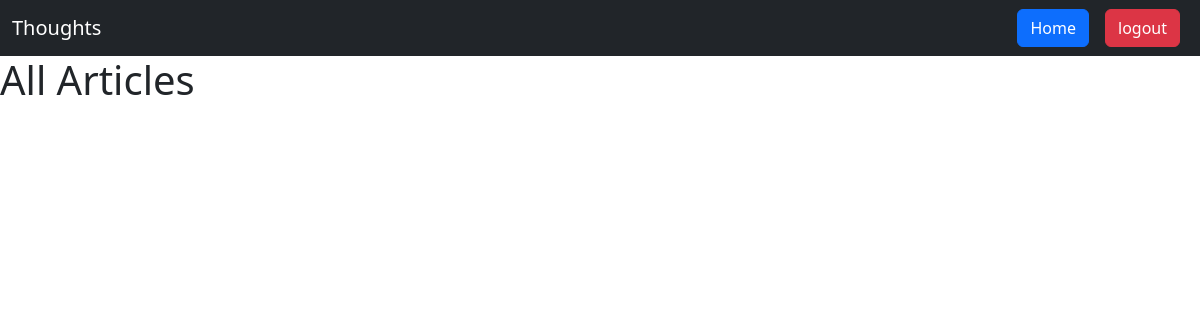
/home/ (signed in), run on an earlier commit of the app's database.
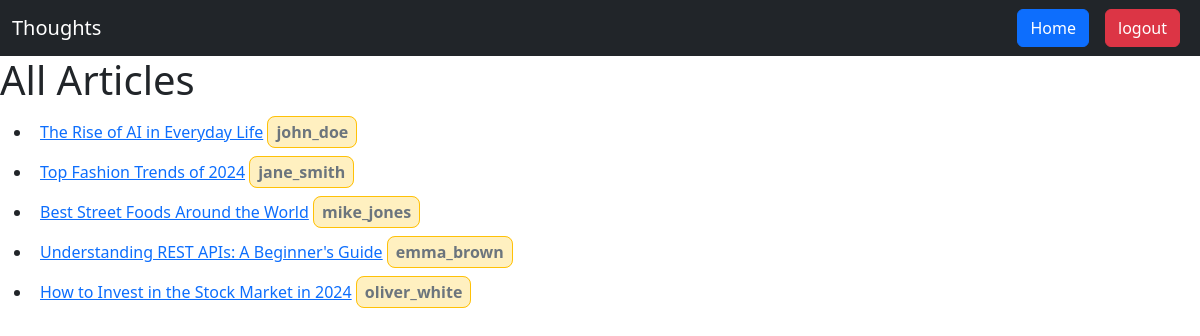
And on a later commit of the database.
### article/models.py (models this page shows, shortened)
class Article(models.Model):
    title = models.CharField(max_length=200, blank=False)
    content = models.TextField(blank=False)
    author = models.ForeignKey(User, on_delete=models.CASCADE)
    tags = models.ManyToManyField(
        Tag, related_name="articles", blank=True)
    created_at = models.DateTimeField(auto_now_add=True)

### article/views.py (the view)
@login_required
def list_all_article(request):
    articles = Article.objects.all()
    return render(request, 'main/home.html', {"articles": articles})

### learn_django/templates/main/home.html (shortened to what this page needs)
{% extends 'base.html' %}
{% block content %}
<h1>All Articles</h1>
<ul>
    {% for article in articles %}
        <li>
            <div class="p-2">
                <a href={% url 'article-detail' article.pk %}>{{ article.title }}</a>
                <span class="bg-warning bg-opacity-25 border border-warning rounded-3 px-2 py-1 fw-bold text-secondary">
                    {{article.author.username}}
                </span>
            </div>
        </li>
    {% endfor %}
</ul>
{% endblock %}

### learn_django/templates/base.html (shortened to what this page needs)
{% load bootstrap5 %}
<!DOCTYPE html>
<html lang="en">
<head>
    {% bootstrap_css %}
</head>
<body>
    <nav class="navbar bg-dark">
        <div class="container-fluid">
            <a class="navbar-brand text-white">Thoughts</a>
            <div class="d-flex justify-content-end">
                {% if user.is_authenticated %}
                    <form action="{% url 'home' %}" method="GET">
                        <button class="btn btn-primary mx-2">Home</button>
                    </form>
                    <form action="{% url 'logout' %}" method="POST">
                        <button class="btn btn-danger mx-2">logout</button>
                    </form>
                {% else %}
                    <span class="h-100 align-middle text-white">logged Out!</span>
                {% endif %}
            </div>
        </div>
    </nav>
    {% block content %}
    {% endblock %}
</body>
</html>

What changed in the data, as far as the page shows it:
added Article: title "The Rise of AI in Everyday Life", author.username "john_doe"
added Article: title "Top Fashion Trends of 2024", author.username "jane_smith"
added Article: title "Best Street Foods Around the World", author.username "mike_jones"
added Article: title "Understanding REST APIs: A Beginner's Guide", author.username "emma_brown"
added Article: title "How to Invest in the Stock Market in 2024", author.username "oliver_white"
